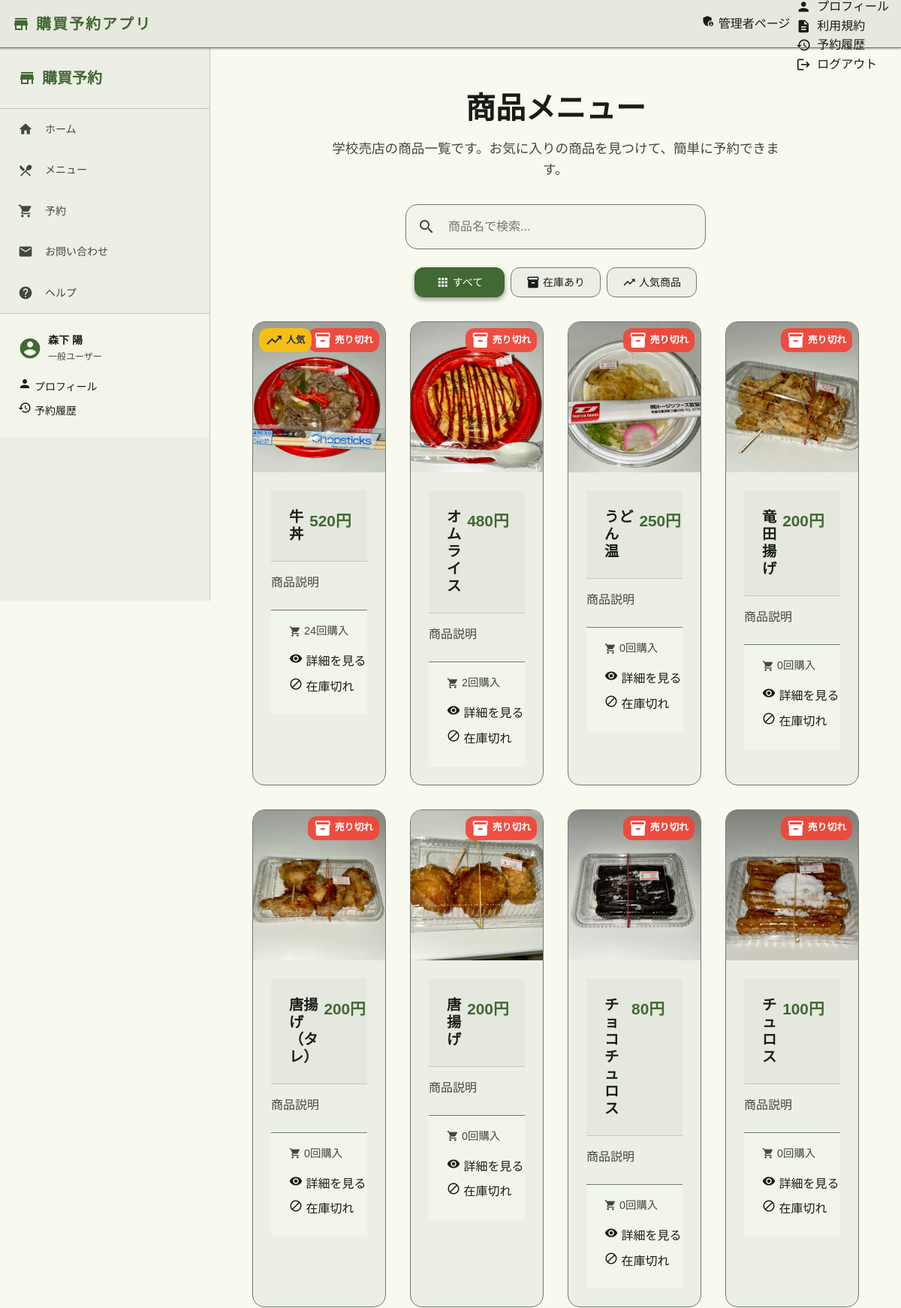
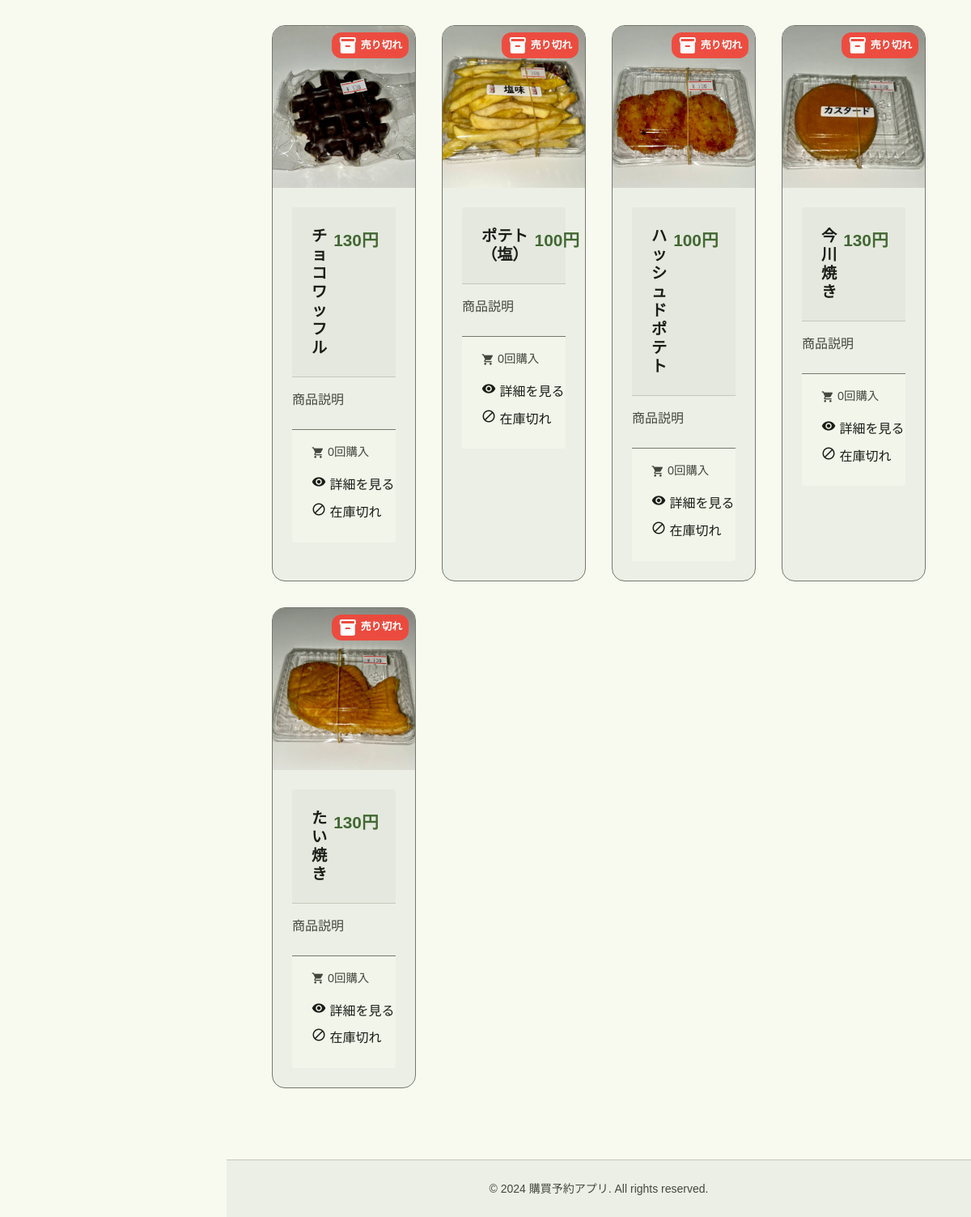
Screenshot of /menu (signed in) with the database file from the repository (2 pictures, top to bottom).
### kobuy_app/models/models.py (models this page shows, shortened)
class User(UserMixin, db.Model):
    __tablename__ = 'user'
    id = db.Column(db.Integer, primary_key=True)
    lastname = db.Column(db.String, nullable=False)
    firstname = db.Column(db.String, nullable=False)
    email = db.Column(db.String, nullable=False, unique=True)
    grade = db.Column(db.Integer, nullable=False)
    cls = db.Column(db.Integer, nullable=False)
    num = db.Column(db.Integer, nullable=False)
    password_hash = db.Column(db.String, nullable=False)
    roles = db.relationship('Role', secondary=roles_users, backref=db.backref('users', lazy='dynamic'))

class Menu(db.Model):
    __tablename__ = 'menu'
    id = db.Column(db.Integer, primary_key=True)
    orders = db.Column(db.Integer, nullable=False, default=0)
    productname = db.Column(db.String(255))
    price = db.Column(db.String(255))
    buy_cnt = db.Column(db.Integer) # 購入された回数
    explanation = db.Column(db.String(255))
    product_image = db.Column(db.String(255))
    category_id = db.Column(db.Integer, db.ForeignKey('menu_category.id'))

### kobuy_app/views.py (the view)
@app.route("/menu")
def menu():
    data = current_webdata("メニュー")
    menu_items = Menu.query.order_by(Menu.orders).all()
    return render_template("main/menu.html", data=data, menu_items=menu_items)

### kobuy_app/templates/main/menu.html (shortened to what this page needs)
{% extends "layout.html" %}
{% block content %}
<div class="menu-container fade-in">
    <section class="menu-header">
        <div class="header-content">
            <h1 class="page-heading">商品メニュー</h1>
            <p class="page-description">
                学校売店の商品一覧です。お気に入りの商品を見つけて、簡単に予約できます。
            </p>
        </div>
        <div class="filter-section">
            <div class="search-box">
                <span class="material-icons search-icon">search</span>
                <input type="text" id="menuSearch" placeholder="商品名で検索..." class="search-input">
            </div>
            <div class="filter-buttons">
                <button type="button" id="filterAll" class="filter-btn active" data-filter="all">
                    <span class="material-icons">apps</span>
                    <span class="filter-text">すべて</span>
                </button>
                <button type="button" id="filterAvailable" class="filter-btn" data-filter="available">
                    <span class="material-icons">inventory</span>
                    <span class="filter-text">在庫あり</span>
                </button>
                <button type="button" id="filterPopular" class="filter-btn" data-filter="popular">
                    <span class="material-icons">trending_up</span>
                    <span class="filter-text">人気商品</span>
                </button>
            </div>
        </div>
    </section>
    <section class="menu-grid-section">
        <div class="menu-grid" id="menuGrid">
            {% for menu_item in menu_items %}
            <div class="menu-card" data-id="{{ menu_item.id }}" data-name="{{ menu_item.productname | lower }}" data-price="{{ menu_item.price }}" data-stock="{{ menu_item.stock.today_stock if menu_item.stock else 0 }}">
                <div class="card-image-container">
                    {% if menu_item.product_image %}
                        <img src="{{ url_for('static', filename=menu_item.product_image) }}"
                             alt="{{ menu_item.productname }}"
                             class="card-image"
                             loading="lazy">
                    {% else %}
                        <div class="no-image-placeholder">
                            <span class="material-icons">restaurant</span>
                        </div>
                    {% endif %}
                    {% if menu_item.stock and menu_item.stock.today_stock > 0 %}
                        <div class="stock-badge available">
                            <span class="material-icons">inventory</span>
                            在庫あり
                        </div>
                    {% else %}
                        <div class="stock-badge unavailable">
                            <span class="material-icons">inventory_2</span>
                            売り切れ
                        </div>
                    {% endif %}
                    {% if menu_item.buy_cnt > 10 %}
                        <div class="popular-badge">
                            <span class="material-icons">trending_up</span>
                            人気
                        </div>
                    {% endif %}
                </div>
                <div class="card-content">
                    <div class="card-header">
                        <h3 class="card-title">{{ menu_item.productname }}</h3>
                        <div class="card-price">{{ menu_item.price }}円</div>
                    </div>
                    <div class="card-description">
                        <p>{{ menu_item.explanation or '商品の詳細説明がありません。' }}</p>
                    </div>
                    <div class="card-footer">
                        <div class="card-stats">
                            <div class="stat-item">
                                <span class="material-icons stat-icon">shopping_cart</span>
                                <span class="stat-text">{{ menu_item.buy_cnt }}回購入</span>
                            </div>
                        </div>
                        <div class="card-actions">
                            <md-filled-button href="/menu/{{ menu_item.id }}" class="action-btn primary">
                                <span slot="icon" class="material-icons">visibility</span>
                                詳細を見る
                            </md-filled-button>
                            {% if menu_item.stock and menu_item.stock.today_stock > 0 %}
                                <md-outlined-button href="/reserve/item/{{ menu_item.id }}" class="action-btn secondary">
                                    <span slot="icon" class="material-icons">add_shopping_cart</span>
                                    予約する
                                </md-outlined-button>
                            {% else %}
                                <md-outlined-button disabled class="action-btn secondary">
                                    <span slot="icon" class="material-icons">block</span>
                                    在庫切れ
                                </md-outlined-button>
                            {% endif %}
                        </div>
                    </div>
                </div>
            </div>
            {% endfor %}
        </div>
    </section>
</div>
{% endblock %}

### kobuy_app/templates/layout.html (shortened to what this page needs)
<!DOCTYPE html>
<html lang="ja">
<head>
    <link href="https://cdn.jsdelivr.net/npm/bootstrap@5.0.2/dist/css/bootstrap.min.css" rel="stylesheet">
    <link rel="stylesheet" type="text/css" href="{{ url_for('static', filename='css/style.css') }}" />
</head>
<body class="noto-sans-jp-regular">
    <header class="app-header">
        <div class="header-container">
            <div class="header-brand">
                <div class="header-title">
                    <span class="material-icons brand-icon">store</span>
                    <span class="brand-text">購買予約アプリ</span>
                </div>
            </div>
            <div class="header-actions">
                {% if current_user.is_authenticated %}
                    {% if data.role == "[<Role admin>]" %}
                        <md-filled-tonal-button href="/admin" class="header-btn admin-btn">
                            <span slot="icon" class="material-icons">admin_panel_settings</span>
                            <span class="btn-text">管理者ページ</span>
                        </md-filled-tonal-button>
                    {% endif %}
                    <div class="user-menu">
                        <md-menu id="user-menu" anchor="user-menu-anchor">
                            <md-menu-item href="/profile">
                                <div slot="headline">
                                    <span class="material-icons">person</span>
                                    プロフィール
                                </div>
                            </md-menu-item>
                            <md-menu-item href="/rule">
                                <div slot="headline">
                                    <span class="material-icons">description</span>
                                    利用規約
                                </div>
                            </md-menu-item>
                            <md-menu-item href="/my_reserved_list">
                                <div slot="headline">
                                    <span class="material-icons">history</span>
                                    予約履歴
                                </div>
                            </md-menu-item>
                            <md-menu-item href="/logout">
                                <div slot="headline">
                                    <span class="material-icons">logout</span>
                                    ログアウト
                                </div>
                            </md-menu-item>
                        </md-menu>
                    </div>
                {% endif %}
            </div>
        </div>
    </header>
    <div class="desktop-layout">
        <nav class="desktop-sidebar only-desktop" id="desktopSidebar" aria-label="デスクトップナビゲーション">
            <div class="sidebar-header">
                <div class="sidebar-brand">
                    <span class="material-icons">store</span>
                    <span class="sidebar-title">購買予約</span>
                </div>
            </div>
            <ul class="sidebar-nav">
                <li class="sidebar-item {% if request.path == '/' %}active{% endif %}">
                    <a class="sidebar-link" href="/" aria-label="ホームページ">
                        <span class="material-icons">home</span>
                        <span class="sidebar-text">ホーム</span>
                    </a>
                </li>
                <li class="sidebar-item {% if request.path == '/menu' %}active{% endif %}">
                    <a class="sidebar-link" href="/menu" aria-label="メニューページ">
                        <span class="material-icons">restaurant_menu</span>
                        <span class="sidebar-text">メニュー</span>
                    </a>
                </li>
                <li class="sidebar-item {% if request.path == '/reserve' %}active{% endif %}">
                    <a class="sidebar-link" href="/reserve" aria-label="予約ページ">
                        <span class="material-icons">shopping_cart</span>
                        <span class="sidebar-text">予約</span>
                    </a>
                </li>
                <li class="sidebar-item {% if request.path == '/contact' %}active{% endif %}">
                    <a class="sidebar-link" href="/contact" aria-label="お問い合わせページ">
                        <span class="material-icons">mail</span>
                        <span class="sidebar-text">お問い合わせ</span>
                    </a>
                </li>
                <li class="sidebar-item {% if request.path == '/help' %}active{% endif %}">
                    <a class="sidebar-link" href="/help" aria-label="ヘルプページ">
                        <span class="material-icons">help</span>
                        <span class="sidebar-text">ヘルプ</span>
                    </a>
                </li>
            </ul>
            {% if current_user.is_authenticated %}
            <div class="sidebar-user">
                <div class="user-info">
                    <span class="material-icons">account_circle</span>
                    <div class="user-details">
                        <span class="user-name">{{ data.current_user_lastname }} {{ data.current_user_firstname }}</span>
                        <span class="user-role">一般ユーザー</span>
                    </div>
                </div>
                <div class="user-actions">
                    <md-filled-tonal-button href="/profile" class="user-action-btn">
                        <span slot="icon" class="material-icons">person</span>
                        プロフィール
                    </md-filled-tonal-button>
                    <md-filled-tonal-button href="/my_reserved_list" class="user-action-btn">
                        <span slot="icon" class="material-icons">history</span>
                        予約履歴
                    </md-filled-tonal-button>
                </div>
            </div>
            {% endif %}
        </nav>
        <main class="app-main" id="main-content">
            <div class="page-content">
                {% block content %}
                {% endblock %}
            </div>
        </main>
    </div>
    <footer class="app-footer">
        <div class="footer-content">
            <p class="footer-text">&copy; 2024 購買予約アプリ. All rights reserved.</p>
        </div>
    </footer>
</body>
</html>

### rows the page displays
User: current_user_lastname "森下"
Menu: product_image (picture), shows "人気", productname "牛丼", price "520", explanation "商品説明", buy_cnt "24"
Menu: product_image (picture), productname "オムライス", price "480", explanation "商品説明", buy_cnt "2"
Menu: product_image (picture), productname "うどん 温", price "250", explanation "商品説明", buy_cnt "0"
Menu: product_image (picture), productname "竜田揚げ", price "200", explanation "商品説明", buy_cnt "0"
Menu: product_image (picture), productname "唐揚げ（タレ）", price "200", explanation "商品説明", buy_cnt "0"
Menu: product_image (picture), productname "唐揚げ", price "200", explanation "商品説明", buy_cnt "0"
Menu: product_image (picture), productname "チョコチュロス", price "80", explanation "商品説明", buy_cnt "0"
Menu: product_image (picture), productname "チュロス", price "100", explanation "商品説明", buy_cnt "0"
Menu: product_image (picture), productname "チョコワッフル", price "130", explanation "商品説明", buy_cnt "0"
Menu: product_image (picture), productname "ポテト（塩）", price "100", explanation "商品説明", buy_cnt "0"
Menu: product_image (picture), productname "ハッシュドポテト", price "100", explanation "商品説明", buy_cnt "0"
Menu: product_image (picture), productname "今川焼き", price "130", explanation "商品説明", buy_cnt "0"
Menu: product_image (picture), productname "たい焼き", price "130", explanation "商品説明", buy_cnt "0"

### other values shown
{{ data.current_user_firstname }} "陽"
